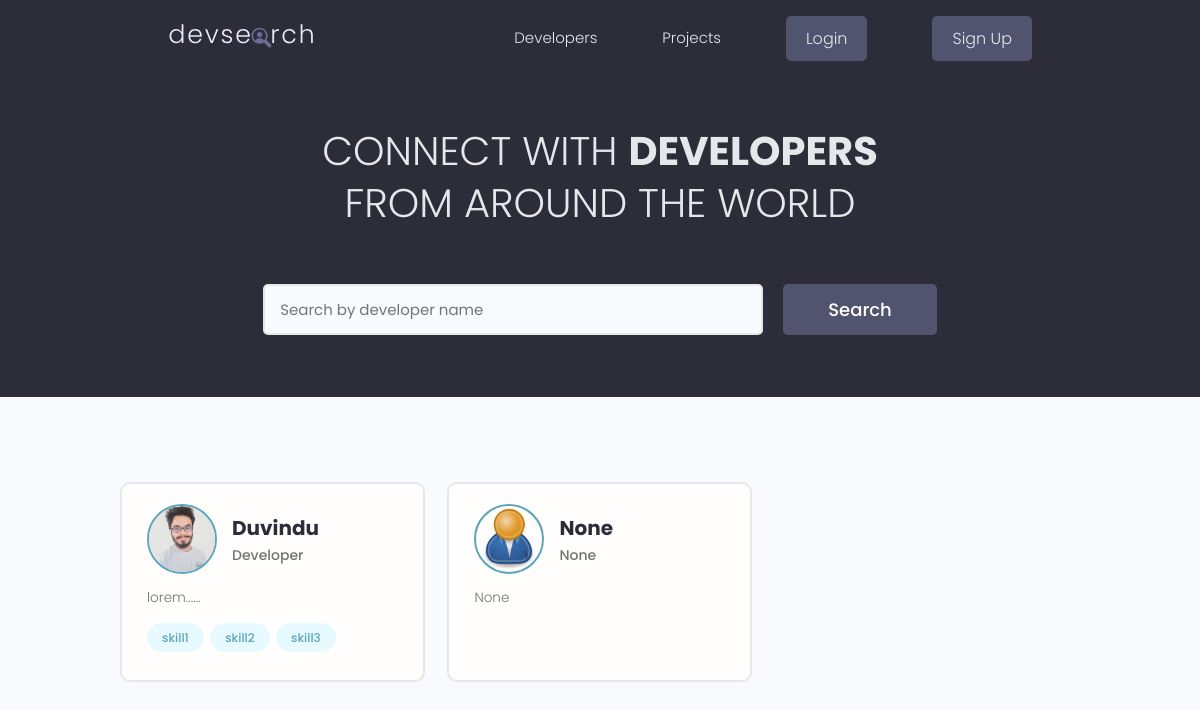
Before: / with the older database file.
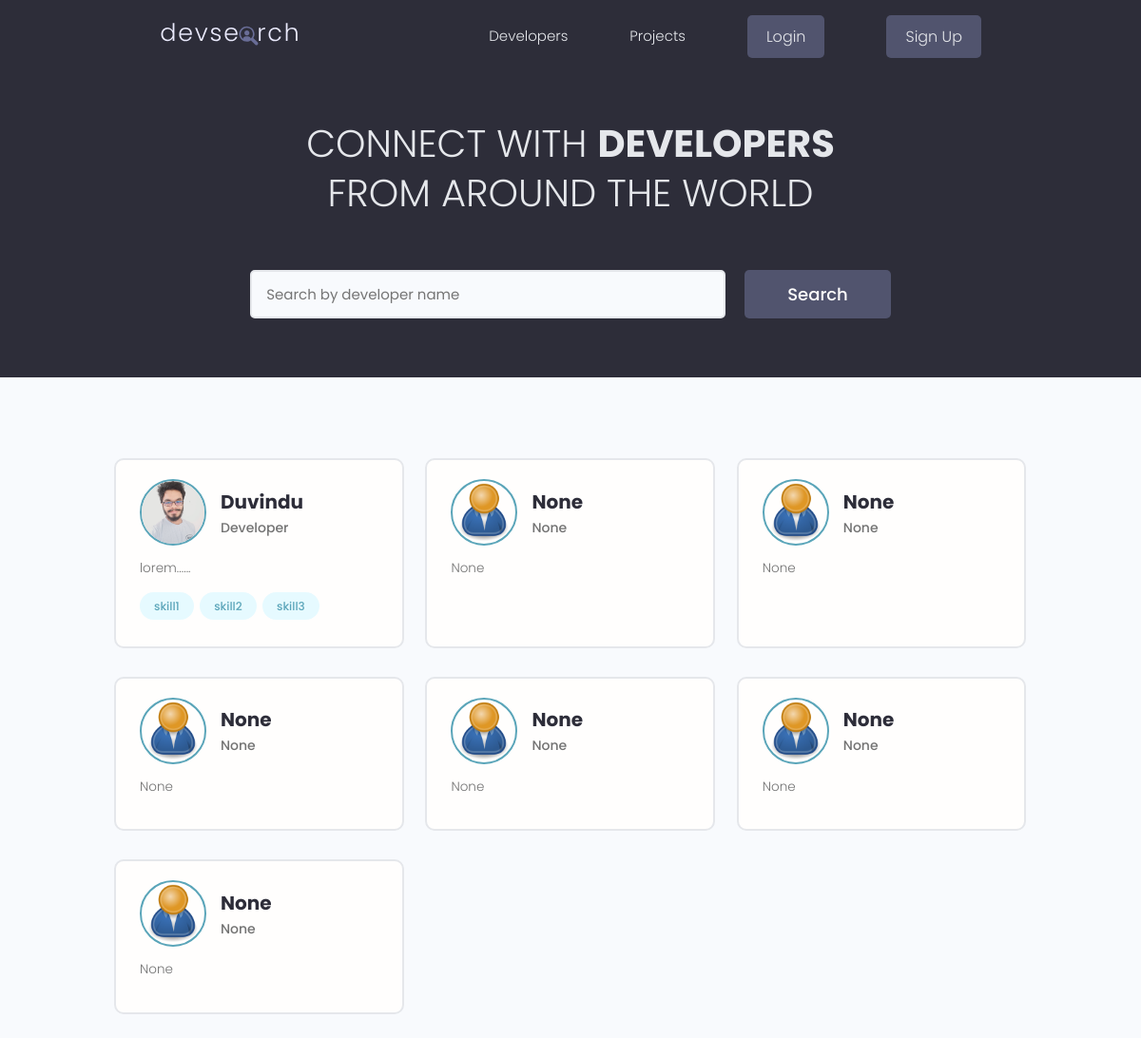
After: the same page with the newer database file.
### home/models.py (models this page shows, shortened)
class Profile(models.Model):
    user = models.OneToOneField(User,on_delete=models.CASCADE)
    name = models.CharField(max_length=200, blank=True, null=True)
    short_intro = models.CharField(max_length=200, blank=True, null=True)
    long_intro = models.TextField(blank=True, null=True)
    image = models.ImageField(upload_to='media_profile_model/', blank=True, null=True)
    social_github = models.CharField(max_length=200, blank=True, null=True)
    social_linkedin = models.CharField(max_length=200, blank=True, null=True)
    social_website = models.CharField(max_length=200, blank=True, null=True)
    location = models.CharField(max_length=200, blank=True, null=True)
    created = models.DateTimeField(auto_now_add=True)
    @property
    def imgUrl(self):
        try:
            return f"{self.image.url}"
        except Exception as ex:
            return '/static/images/static_profile_model/default.png'

class Skill(models.Model):
    owner = models.ForeignKey(User, on_delete=models.CASCADE)
    name = models.CharField(max_length=200)
    description = models.TextField(blank=True, null=True)
    created = models.DateTimeField(auto_now_add=True)

### home/views.py (the view)
# urls.py: path('', home, name = 'home'),
def home(request): #render our profiles
    profiles = Profile.objects.all()
    context = {'profiles': profiles}
    return render(request, 'home/index.html', context)

### home/templates/home/index.html (shortened to what this page needs)
{% extends 'base.html' %}
{% block content %}
<main class="home">
    <section class="hero-section text-center">
      <div class="container container--narrow">
        <div class="hero-section__box">
          <h2>CONNECT WITH <span>DEVELOPERS</span></h2>
          <h2>FROM AROUND THE WORLD</h2>
        </div>
        <div class="hero-section__search">
          <form class="form" action="#" method="get">
            <div class="form__field">
              <input class="input input--text" id="formInput#search" type="text" name="text"
                placeholder="Search by developer name" />
            </div>
            <input class="btn btn--sub btn--lg" type="submit" value="Search" />
          </form>
        </div>
      </div>
    </section>
    <section class="devlist">
      <div class="container">
        <div class="grid grid--three">
        {% for profile in profiles %}
          <div class="column card">
            <div class="dev">
              <a href="{% url 'single-profile' profile.user.username %}" class="card__body">
                <div class="dev__profile">
                  <img class="avatar avatar--md" src="{{profile.imgUrl}}" alt="image" />
                  <div class="dev__meta">
                    <h3>{{profile.name}}</h3>
                    <h5>{{profile.short_intro}}</h5>
                  </div>
                </div>
                <p class="dev__info">
                 {{profile.long_intro|slice:'150'}}
                </p>
                <div class="dev__skills">
                {% for skill in profile.user.skill_set.all|slice:'5' %}
                  <span class="tag tag--pill tag--main">
                    <small>{{skill.name}}</small>
                  </span>
                {% endfor %}
                </div>
              </a>
            </div>
          </div>
        {% endfor %}
        </div>
      </div>
    </section>
  </main>
{% endblock content %}

### templates/base.html (shortened to what this page needs)
{% load static %}
<!DOCTYPE html>
<html lang="en">
<head>
    <link rel="stylesheet" href="https://cdn.iconmonstr.com/1.3.0/css/iconmonstr-iconic-font.min.css" />
    <link rel="stylesheet" href="{% static 'uikit/styles/uikit.css' %}" />
    <link rel="stylesheet" href="{% static 'css/app.css' %}" />
</head>
<body>
    {% include 'navbar.html' %}
    {% block content %}
    {% endblock content %}
</body>
</html>

### templates/navbar.html (shortened to what this page needs)
{% load static %}
<header class="header">
    <div class="container container--narrow">
      <a href="{% url 'home' %}" class="header__logo">
        <img src="{% static 'images/logo.svg' %}" alt="DevSearch Logo" />
      </a>
      <nav class="header__nav">
        <ul class="header__menu">
          <li class="header__menuItem"><a href="{% url 'home' %}">Developers</a></li>
          <li class="header__menuItem"><a href="{% url 'projects' %}">Projects</a></li>
          {% if request.user.is_authenticated %}
            <li class="header__menuItem"><a href="">Inbox</a></li>
            <li class="header__menuItem"><a href="{% url 'create-project' %}" class="btn btn--sub">Add Project</a></li>
            <li class="header__menuItem"><a href="{% url 'logout' %}" class="btn btn--sub">Logout</a></li>
          {% else %}
            <li class="header__menuItem"><a href="{% url 'login' %}" class="btn btn--sub">Login</a></li>
            <li class="header__menuItem"><a href="{% url 'register' %}" class="btn btn--sub">Sign Up</a></li>
          {% endif %}
        </ul>
      </nav>
    </div>
  </header>

### static/css/app.css (style rules this page uses)
:root { --color-sub: #2d2d39; }
.btn--sub { background-color: var(--color-sub-light); }
.card { border: 2px solid var(--color-light); }
img { width: 100%; }
.header { position: sticky; z-index: 111; background-color: var(--color-sub); padding: 1.5rem 0; }
.header > .container { display: flex; justify-content: space-between; align-items: center; }
.header__logo > img { height: 3.8rem; }
.header__nav > ul { display: inline-flex; align-items: center; list-style: none; gap: 6.5rem; }
.header__menuItem > a { color: var(--color-light); font-weight: 300; }
.hero-section { height: 40vh; display: flex; align-items: center; background-color: var(--color-sub); }
.hero-section__box { margin-bottom: 4rem; }
.hero-section__box > h2, .hero-section__box > h2 > span { font-size: 4rem; color: var(--color-light); line-height: 1.3; text-transform: uppercase; }
.hero-section__box > h2 { font-weight: 300; }
.hero-section__box > h2 > span { font-weight: 700; }
.hero-section__search > .form { display: flex; align-items: center; justify-content: center; gap: 2rem; }
.hero-section__search > .form input.input--text { width: 50rem; }
.devlist { margin-top: 8rem; }
.devlist .grid { align-items: stretch; }
.devlist .dev .dev__profile { display: flex; align-items: center; gap: 1.5rem; }
.devlist .dev .dev__meta h3 { color: var(--color-sub); font-size: 2rem; font-weight: 700; }
.devlist .dev .dev__meta h5 { color: var(--color-text); font-size: 1.4rem; font-weight: 500; }
.devlist .dev .dev__info { margin: 1.5rem 0; font-size: 1.35rem; line-height: 1.4; text-align: justify; }

### static/uikit/styles/modules/_variables.css (style rules this page uses)
:root { --color-main: #5aa5b9; --color-main-light: #e6faff; --color-sub: #3f4156; --color-sub-light: #51546e; --color-sub-lighter: #ededfd; --color-text: #737373; --color-gray: #8b8b8b; --color-light: #e5e7eb; --color-light-gray: #767676; --color-bg: #f8fafd; --color-white: #fffefd; --color-white-light: #f3f3f3; --color-success: #359e64; --color-success-bg: #def8e8; --color-error: #fc4b0b; --color-error-bg: #fff2ee; --font-base: 'Poppins', arial, helvetica, 'Segoe UI', roboto, ubuntu, sans-serif; --font-monospace: 'Fira Code', 'Courier New', courier, monospace; --font-regular: 300; --font-medium: 500; --font-bold: 700; --generic-shadow: 1px 1px 5px #00000010; --generic-transition: all 0.3s ease-in-out; }

### static/uikit/styles/modules/_base.css (style rules this page uses)
* { margin: 0; padding: 0; box-sizing: border-box; text-rendering: optimizeLegibility; color: inherit; font-size: inherit; }
html { font-size: 50%; }
@media only screen and (min-width: 480px) { html { font-size: 56.25%; } }
@media only screen and (min-width: 1200px) { html { font-size: 62.5%; } }
body { line-height: 1.6; font-weight: 400; font-size: 1.5rem; color: var(--color-text); background-color: var(--color-bg); min-height: 100vh; }

### static/uikit/styles/modules/_typography.css (style rules this page uses)
* { font-family: var(--font-base); }
h2 { font-size: 3.6rem; font-weight: var(--font-bold); }
h3 { font-size: 3.2rem; font-weight: var(--font-medium); }
h5 { font-size: 2.4rem; font-weight: var(--font-medium); }
h5, h6 { font-weight: var(--font-regular); }
p, span, strong { font-size: 1.6rem; color: var(--color-text); font-weight: var(--font-regular); }
a { padding-bottom: 2px; text-decoration: none; display: inline-block; color: var(--color-main); font-weight: var(--font-medium); }

### static/uikit/styles/modules/_utilities.css (style rules this page uses)
.container { width: 92%; max-width: 165rem; margin: 0 auto; box-sizing: border-box; }
.container--narrow { width: 92%; max-width: 120rem; }
@media screen and (min-width: 1000px) { .container { width: 90%; } }
@media screen and (min-width: 1000px) { .container--narrow { width: 85%; } }
@media screen and (min-width: 1200px) { .container { width: 80%; } }
@media screen and (min-width: 1200px) { .container--narrow { width: 72%; } }
.text-center { text-align: center; }

### static/uikit/styles/modules/_avatar.css (style rules this page uses)
.avatar { border-radius: 50%; border: 2px solid var(--color-main); object-fit: cover; }
.avatar--md { height: 7rem; width: 7rem; }

### static/uikit/styles/modules/_button.css (style rules this page uses)
.btn { display: inline-block; position: relative; cursor: pointer; background-color: var(--color-light); font-weight: var(--font-medium); color: var(--color-sub); text-decoration: none; padding: 1rem 2rem; border-radius: 0.5rem; border: none; width: -webkit-fit-content; width: -moz-fit-content; width: fit-content; height: -webkit-fit-content; height: -moz-fit-content; height: fit-content; font-size: 1.6rem; outline-width: 0; outline-color: transparent; -webkit-backface-visibility: hidden; backface-visibility: hidden; transition: all 0.3s ease-in-out; }
.btn--sub { background-color: var(--color-sub); color: var(--color-white); }
.btn--lg { font-size: 1.8rem; padding: 1.2rem 4.5rem; }

Changed rows visible on the page:
added Profile: name "None", short_intro "None", long_intro "None"
added Profile: name "None", short_intro "None", long_intro "None"
added Profile: name "None", short_intro "None", long_intro "None"
added Profile: name "None", short_intro "None", long_intro "None"
added Profile: name "None", short_intro "None", long_intro "None"
